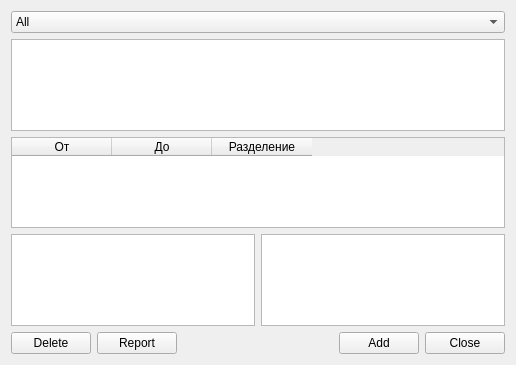
<?xml version="1.0" encoding="UTF-8"?>
<ui version="4.0">
 <class>ListsDialog</class>
 <widget class="QWidget" name="ListsDialog">
  <property name="geometry">
   <rect>
    <x>0</x>
    <y>0</y>
    <width>516</width>
    <height>365</height>
   </rect>
  </property>
  <property name="windowTitle">
   <string>Form</string>
  </property>
  <layout class="QGridLayout" name="gridLayout">
   <item row="0" column="0">
    <layout class="QGridLayout" name="gridLayout_2">
     <item row="3" column="0">
      <widget class="QListWidget" name="listView"/>
     </item>
     <item row="1" column="0" colspan="2">
      <widget class="QTableView" name="tvLists">
       <property name="selectionBehavior">
        <enum>QAbstractItemView::SelectRows</enum>
       </property>
       <property name="horizontalScrollMode">
        <enum>QAbstractItemView::ScrollPerPixel</enum>
       </property>
       <property name="showGrid">
        <bool>true</bool>
       </property>
       <attribute name="verticalHeaderHighlightSections">
        <bool>false</bool>
       </attribute>
      </widget>
     </item>
     <item row="0" column="0" colspan="2">
      <widget class="QComboBox" name="cbLists">
       <item>
        <property name="text">
         <string>All</string>
        </property>
       </item>
       <item>
        <property name="text">
         <string>White</string>
        </property>
       </item>
       <item>
        <property name="text">
         <string>Black</string>
        </property>
       </item>
       <item>
        <property name="text">
         <string>Whitelists</string>
        </property>
       </item>
       <item>
        <property name="text">
         <string>Detected</string>
        </property>
       </item>
      </widget>
     </item>
     <item row="3" column="1">
      <widget class="QListWidget" name="workListView"/>
     </item>
     <item row="2" column="0" colspan="2">
      <widget class="QTableWidget" name="tvWhiteAreas">
       <column>
        <property name="text">
         <string>От</string>
        </property>
       </column>
       <column>
        <property name="text">
         <string>До</string>
        </property>
       </column>
       <column>
        <property name="text">
         <string>Разделение</string>
        </property>
       </column>
      </widget>
     </item>
    </layout>
   </item>
   <item row="1" column="0">
    <layout class="QHBoxLayout" name="horizontalLayout">
     <item>
      <widget class="QPushButton" name="pbDelete">
       <property name="text">
        <string>Delete</string>
       </property>
      </widget>
     </item>
     <item>
      <widget class="QPushButton" name="pbReport">
       <property name="text">
        <string>Report</string>
       </property>
      </widget>
     </item>
     <item>
      <spacer name="horizontalSpacer">
       <property name="orientation">
        <enum>Qt::Horizontal</enum>
       </property>
       <property name="sizeHint" stdset="0">
        <size>
         <width>40</width>
         <height>20</height>
        </size>
       </property>
      </spacer>
     </item>
     <item>
      <widget class="QPushButton" name="pbAdd">
       <property name="text">
        <string>Add</string>
       </property>
      </widget>
     </item>
     <item>
      <widget class="QPushButton" name="pbClose">
       <property name="text">
        <string>Close</string>
       </property>
      </widget>
     </item>
    </layout>
   </item>
  </layout>
 </widget>
 <resources/>
 <connections/>
</ui>
